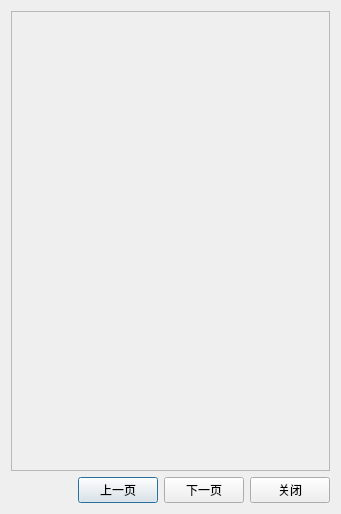
<?xml version="1.0" encoding="UTF-8"?>
<ui version="4.0">
 <class>ShowImageDialog</class>
 <widget class="QDialog" name="ShowImageDialog">
  <property name="geometry">
   <rect>
    <x>0</x>
    <y>0</y>
    <width>341</width>
    <height>514</height>
   </rect>
  </property>
  <property name="windowTitle">
   <string>图片浏览器</string>
  </property>
  <layout class="QVBoxLayout" name="verticalLayout">
   <item>
    <widget class="QFrame" name="frame">
     <property name="sizePolicy">
      <sizepolicy hsizetype="Preferred" vsizetype="Expanding">
       <horstretch>0</horstretch>
       <verstretch>0</verstretch>
      </sizepolicy>
     </property>
     <property name="frameShape">
      <enum>QFrame::StyledPanel</enum>
     </property>
     <property name="frameShadow">
      <enum>QFrame::Raised</enum>
     </property>
    </widget>
   </item>
   <item>
    <layout class="QHBoxLayout" name="horizontalLayout">
     <item>
      <spacer name="horizontalSpacer">
       <property name="orientation">
        <enum>Qt::Horizontal</enum>
       </property>
       <property name="sizeHint" stdset="0">
        <size>
         <width>40</width>
         <height>20</height>
        </size>
       </property>
      </spacer>
     </item>
     <item>
      <widget class="QPushButton" name="btnPrev">
       <property name="text">
        <string>上一页</string>
       </property>
      </widget>
     </item>
     <item>
      <widget class="QPushButton" name="btnNext">
       <property name="text">
        <string>下一页</string>
       </property>
      </widget>
     </item>
     <item>
      <widget class="QPushButton" name="btnClose">
       <property name="text">
        <string>关闭</string>
       </property>
      </widget>
     </item>
    </layout>
   </item>
  </layout>
 </widget>
 <resources/>
 <connections/>
</ui>
